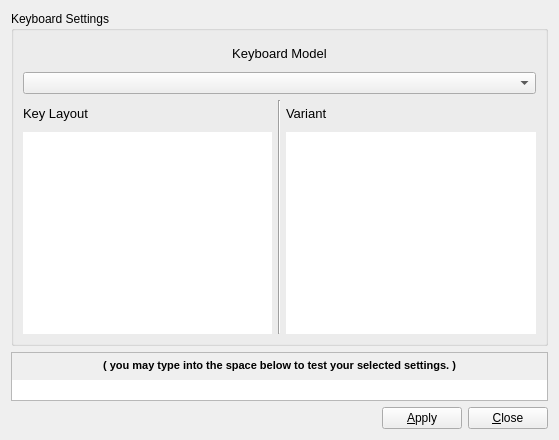
<?xml version="1.0" encoding="UTF-8"?>
<ui version="4.0">
 <class>widgetKeyboard</class>
 <widget class="QWidget" name="widgetKeyboard">
  <property name="geometry">
   <rect>
    <x>0</x>
    <y>0</y>
    <width>559</width>
    <height>440</height>
   </rect>
  </property>
  <property name="windowTitle">
   <string notr="true">TrueOS</string>
  </property>
  <property name="windowIcon">
   <iconset resource="sysinstaller.qrc">
    <normaloff>:/PCBSD/images/input-keyboard.png</normaloff>:/PCBSD/images/input-keyboard.png</iconset>
  </property>
  <layout class="QGridLayout" name="gridLayout">
   <item row="0" column="0">
    <widget class="QGroupBox" name="groupKeyboard">
     <property name="font">
      <font>
       <weight>50</weight>
       <bold>false</bold>
      </font>
     </property>
     <property name="title">
      <string>Keyboard Settings</string>
     </property>
     <layout class="QGridLayout" name="gridLayout_6">
      <item row="2" column="0">
       <widget class="QLabel" name="label_4">
        <property name="sizePolicy">
         <sizepolicy hsizetype="Preferred" vsizetype="Fixed">
          <horstretch>0</horstretch>
          <verstretch>0</verstretch>
         </sizepolicy>
        </property>
        <property name="minimumSize">
         <size>
          <width>0</width>
          <height>26</height>
         </size>
        </property>
        <property name="font">
         <font>
          <pointsize>10</pointsize>
          <weight>50</weight>
          <bold>false</bold>
         </font>
        </property>
        <property name="text">
         <string>Key Layout</string>
        </property>
        <property name="margin">
         <number>5</number>
        </property>
       </widget>
      </item>
      <item row="2" column="1" rowspan="2">
       <widget class="Line" name="line">
        <property name="maximumSize">
         <size>
          <width>2</width>
          <height>16777215</height>
         </size>
        </property>
        <property name="orientation">
         <enum>Qt::Vertical</enum>
        </property>
       </widget>
      </item>
      <item row="2" column="2">
       <widget class="QLabel" name="label_6">
        <property name="sizePolicy">
         <sizepolicy hsizetype="Preferred" vsizetype="Fixed">
          <horstretch>0</horstretch>
          <verstretch>0</verstretch>
         </sizepolicy>
        </property>
        <property name="minimumSize">
         <size>
          <width>0</width>
          <height>26</height>
         </size>
        </property>
        <property name="font">
         <font>
          <pointsize>10</pointsize>
          <weight>50</weight>
          <bold>false</bold>
         </font>
        </property>
        <property name="text">
         <string>Variant</string>
        </property>
        <property name="margin">
         <number>5</number>
        </property>
       </widget>
      </item>
      <item row="3" column="0">
       <widget class="QListWidget" name="listKbLayouts">
        <property name="sizePolicy">
         <sizepolicy hsizetype="Expanding" vsizetype="Expanding">
          <horstretch>0</horstretch>
          <verstretch>0</verstretch>
         </sizepolicy>
        </property>
        <property name="font">
         <font>
          <pointsize>9</pointsize>
         </font>
        </property>
        <property name="frameShape">
         <enum>QFrame::NoFrame</enum>
        </property>
        <property name="spacing">
         <number>2</number>
        </property>
        <property name="uniformItemSizes">
         <bool>true</bool>
        </property>
       </widget>
      </item>
      <item row="3" column="2">
       <widget class="QListWidget" name="listKbVariants">
        <property name="sizePolicy">
         <sizepolicy hsizetype="Expanding" vsizetype="Expanding">
          <horstretch>0</horstretch>
          <verstretch>0</verstretch>
         </sizepolicy>
        </property>
        <property name="font">
         <font>
          <pointsize>9</pointsize>
         </font>
        </property>
        <property name="frameShape">
         <enum>QFrame::NoFrame</enum>
        </property>
        <property name="spacing">
         <number>2</number>
        </property>
        <property name="uniformItemSizes">
         <bool>true</bool>
        </property>
       </widget>
      </item>
      <item row="1" column="0" colspan="3">
       <widget class="QComboBox" name="comboBoxKeyboardModel"/>
      </item>
      <item row="0" column="0" colspan="3">
       <widget class="QLabel" name="label_19">
        <property name="sizePolicy">
         <sizepolicy hsizetype="Preferred" vsizetype="Fixed">
          <horstretch>0</horstretch>
          <verstretch>0</verstretch>
         </sizepolicy>
        </property>
        <property name="minimumSize">
         <size>
          <width>0</width>
          <height>26</height>
         </size>
        </property>
        <property name="font">
         <font>
          <pointsize>10</pointsize>
          <weight>50</weight>
          <bold>false</bold>
         </font>
        </property>
        <property name="text">
         <string>Keyboard Model</string>
        </property>
        <property name="alignment">
         <set>Qt::AlignCenter</set>
        </property>
        <property name="margin">
         <number>5</number>
        </property>
       </widget>
      </item>
     </layout>
    </widget>
   </item>
   <item row="1" column="0">
    <widget class="QFrame" name="frame">
     <property name="sizePolicy">
      <sizepolicy hsizetype="Preferred" vsizetype="Fixed">
       <horstretch>0</horstretch>
       <verstretch>0</verstretch>
      </sizepolicy>
     </property>
     <property name="frameShape">
      <enum>QFrame::StyledPanel</enum>
     </property>
     <property name="frameShadow">
      <enum>QFrame::Sunken</enum>
     </property>
     <layout class="QVBoxLayout" name="verticalLayout_7">
      <property name="spacing">
       <number>2</number>
      </property>
      <property name="margin">
       <number>0</number>
      </property>
      <item>
       <widget class="QLabel" name="label_5">
        <property name="minimumSize">
         <size>
          <width>0</width>
          <height>25</height>
         </size>
        </property>
        <property name="font">
         <font>
          <pointsize>8</pointsize>
          <weight>75</weight>
          <bold>true</bold>
         </font>
        </property>
        <property name="text">
         <string>( you may type into the space below to test your selected settings. )</string>
        </property>
        <property name="alignment">
         <set>Qt::AlignCenter</set>
        </property>
        <property name="margin">
         <number>9</number>
        </property>
       </widget>
      </item>
      <item>
       <widget class="QLineEdit" name="lineKbTest">
        <property name="inputMask">
         <string notr="true"/>
        </property>
        <property name="frame">
         <bool>false</bool>
        </property>
        <property name="alignment">
         <set>Qt::AlignCenter</set>
        </property>
       </widget>
      </item>
     </layout>
    </widget>
   </item>
   <item row="2" column="0">
    <layout class="QHBoxLayout" name="horizontalLayout">
     <item>
      <spacer name="horizontalSpacer">
       <property name="orientation">
        <enum>Qt::Horizontal</enum>
       </property>
       <property name="sizeHint" stdset="0">
        <size>
         <width>348</width>
         <height>20</height>
        </size>
       </property>
      </spacer>
     </item>
     <item>
      <widget class="QPushButton" name="pushApply">
       <property name="text">
        <string>&amp;Apply</string>
       </property>
      </widget>
     </item>
     <item>
      <widget class="QPushButton" name="pushClose">
       <property name="text">
        <string>&amp;Close</string>
       </property>
      </widget>
     </item>
    </layout>
   </item>
  </layout>
 </widget>
 <resources>
  <include location="sysinstaller.qrc"/>
 </resources>
 <connections/>
</ui>
